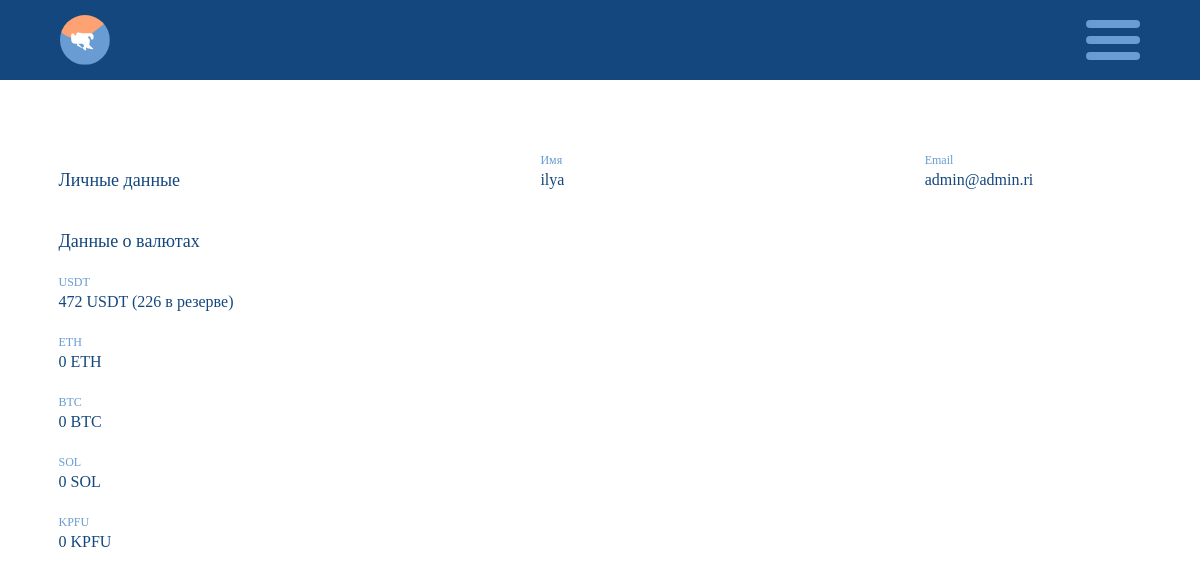
Before: /users/lk (signed in) with the older database file.
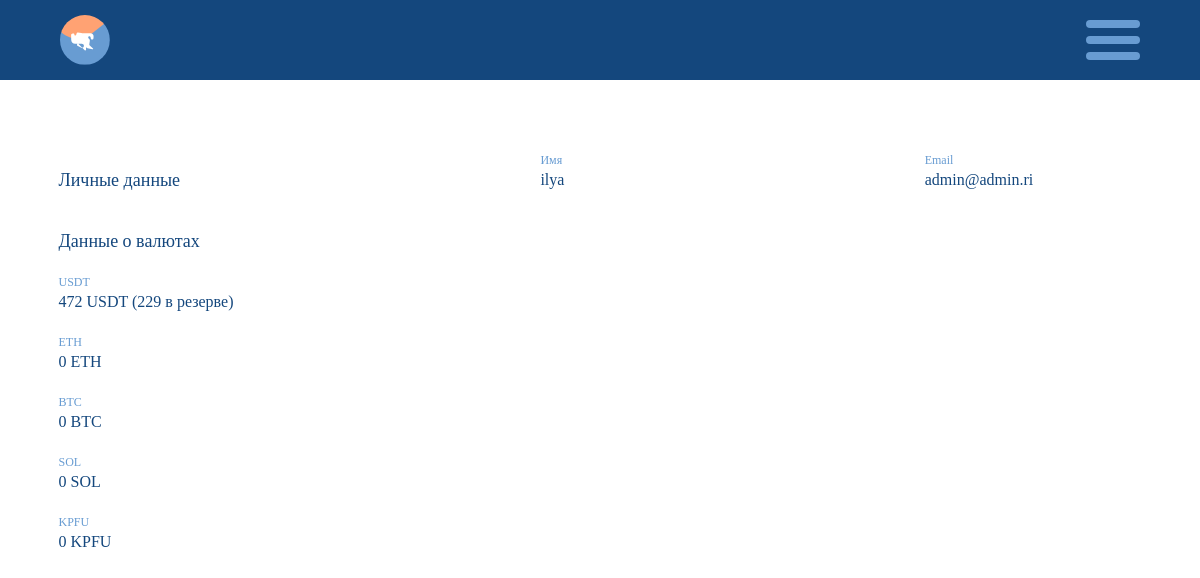
After: the same page with the newer database file.
### courses/models.py (models this page shows, shortened)
class Course(models.Model):
    currency = models.CharField(verbose_name="Валюта", max_length=4)
    time = models.DateTimeField(verbose_name="Дата обновления")
    RUB = models.FloatField(verbose_name='В рублях')
    USDT = models.FloatField(verbose_name='В USDT')
    volume = models.IntegerField(verbose_name='Объём')
    change = models.FloatField(verbose_name='Изменение')
    quote_volume = models.FloatField(verbose_name='Капитализация')
    @classmethod
    def update_courses(cls):
        try:
            if datetime.datetime.now(tz=datetime.timezone(datetime.timedelta(hours=4))) - Course.objects.get(currency='USDT').time > datetime.timedelta(minutes=1, seconds=1, milliseconds=1, microseconds=1):
                data = get_courses_from_api()
                for key, value in data.items():
                    currency = cls.objects.get(currency=key)
                    for inner_key, inner_value in value.items():
                        setattr(currency, inner_key, inner_value)
                        currency.time = datetime.datetime.now(tz=datetime.timezone(datetime.timedelta(hours=4)))
                    currency.save()
                KPFU = cls.objects.get(currency='KPFU')
                KPFU.RUB = 4 * cls.objects.get(currency='USDT').RUB
                KPFU.quote_volume = round(KPFU.volume * KPFU.RUB, 2)
                KPFU.save()
        except:
            pass

### authentication/views.py (the view)
# urls.py: path('lk', views.lk),
def lk(request):
    return render(
                request=request,
                template_name="authentication/lk.html",
                context={'currencies': services.get_user_data(request.user), 'lk': True})

### authentication/models.py (called while the page is built)
    @property
    def balance(self) -> str:
        Course.update_courses()
        _balance = self.USDT + self.USDT_reserved
        for currency in ("BTC", "ETH", "KPFU", "SOL"):
            count = getattr(self, currency) + getattr(self, f'{currency}_reserved')
            price = Course.objects.get(currency=currency).USDT
            _balance += count * price
        return f'{normalize_number(_balance)} USDT'

### authentication/services.py (called while the page is built)
def get_user_data(user: User) -> list:
    currencies = ("USDT", "ETH", "BTC", "SOL", "KPFU")
    data = []
    for currency in currencies:
        data.append({
        'name': currency,
        'value': f'''{getattr(user, currency) + getattr(user, f"{currency}_reserved")} {currency}{f" ({getattr(user, f'{currency}_reserved')} в резерве)" if getattr(user, f"{currency}_reserved")  else ""}''',
    })
    return data

### common_utils.py (called while the page is built)
def normalize_number(number: float) -> str:
    litter = ''
    if number > 1000:
        number /= 1000
        litter = 'К'
        if number > 1000:
            number /= 1000
            litter = 'М'
    return f'{round(number, 1)} {litter}'

### templates/authentication/lk.html (shortened to what this page needs)
{% extends 'base.html' %}
{% block content %}
    <div class="inner-content" id="p2p-content">
        <div id="post-info" style="width: 90%; margin-top: 30px; display: flex; justify-content: space-between;">
            <div id="post-info-data">
                <h1 style="text-align: left;">Личные данные</h1>
                <div class="post-info-row">
                    <span class="info-name">
                        Имя
                    </span>
                    <span class="info-text">
                        {{ user.username }}
                    </span>
                </div>
                <div class="post-info-row">
                    <span class="info-name">
                        Email
                    </span>
                    <span class="info-text">
                        {{ user.email }}
                    </span>
                </div>
            </div>
            <div id="post-info-actions">
                <h1 style="text-align: left;">Данные о валютах</h1>
                {% for currency in currencies %}
                    <div class="post-info-row">
                        <span class="info-name">
                            {{ currency.name }}
                        </span>
                        <span class="info-text">
                            {{ currency.value }}
                        </span>
                    </div>
                {% endfor %}
            </div>
        </div>
    </div>
{% endblock %}

Changed rows visible on the page:
changed Course "USDT": value "472 USDT (226 в резерве)" → "472 USDT (229 в резерве)"
